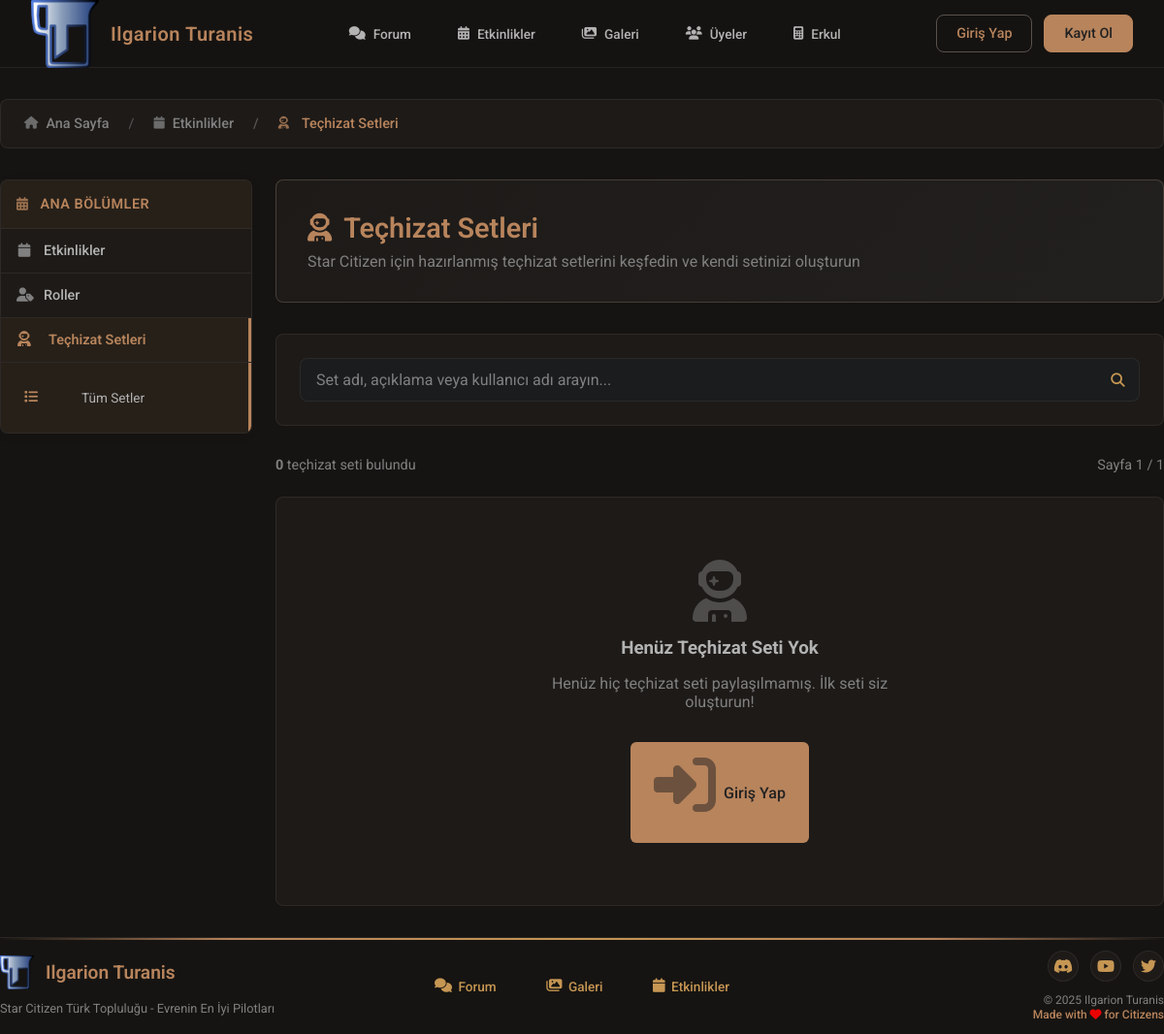
Page /events/loadouts/index.php on the earlier database version.
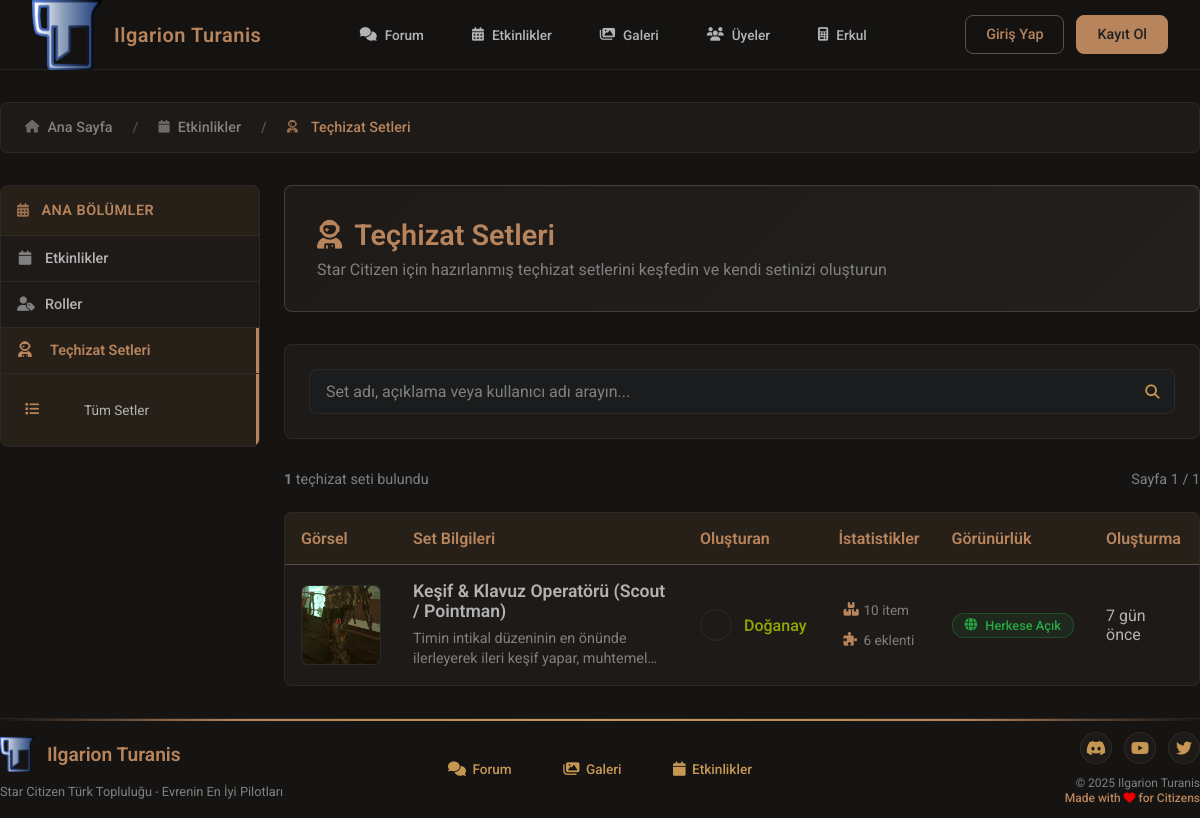
Same page on the later database version.
### tables this page shows
CREATE TABLE `loadout_sets` (
  `id` int(11) NOT NULL,
  `user_id` int(11) NOT NULL COMMENT 'Seti oluşturan veya setin atandığı kullanıcı IDsi',
  `set_name` varchar(255) NOT NULL,
  `set_description` text DEFAULT NULL,
  `set_image_path` varchar(255) DEFAULT NULL COMMENT 'Kullanıcının yüklediği komple set görseli',
  `visibility` enum('public','members_only','faction_only','private') NOT NULL DEFAULT 'private' COMMENT 'Setin görünürlük seviyesi',
  `status` enum('draft','published','archived') NOT NULL DEFAULT 'draft' COMMENT 'Setin yayın durumu',
  `created_at` timestamp NOT NULL DEFAULT current_timestamp(),
  `updated_at` timestamp NULL DEFAULT NULL ON UPDATE current_timestamp()
);

CREATE TABLE `users` (
  `id` int(11) NOT NULL,
  `username` varchar(255) NOT NULL,
  `password` varchar(255) NOT NULL,
  `email` varchar(255) NOT NULL,
  `profile_info` text DEFAULT NULL,
  `avatar_path` varchar(255) DEFAULT NULL,
  `status` enum('pending','approved','rejected','suspended') NOT NULL DEFAULT 'pending',
  `ingame_name` varchar(255) NOT NULL,
  `discord_username` varchar(255) DEFAULT NULL,
  `created_at` timestamp NOT NULL DEFAULT current_timestamp(),
  `updated_at` timestamp NOT NULL DEFAULT current_timestamp() ON UPDATE current_timestamp()
);

### events/loadouts/index.php (the view, shortened to what the rows shown need)
<?php
require_once BASE_PATH . '/src/functions/sql_security_functions.php';
require_once '../includes/events_layout.php';
$page = isset($_GET['page']) ? max(1, (int)$_GET['page']) : 1;
$per_page = 12;
$offset = ($page - 1) * $per_page;
$visibility_filter = $_GET['visibility'] ?? 'all';
$where_conditions = [];
if (!is_user_logged_in()) {
    $where_conditions[] = "ls.visibility = 'public'";
} elseif (!is_user_approved()) {
    $where_conditions[] = "ls.visibility = 'public'";
} else {
    if ($visibility_filter === 'all') {
        $where_conditions[] = "ls.visibility IN ('public', 'members_only')";
    }
}
$where_conditions[] = "ls.status = 'published'";
$where_clause = !empty($where_conditions) ? 'WHERE ' . implode(' AND ', $where_conditions) : '';
try {
    $table_check = $pdo->query("SHOW TABLES LIKE 'loadout_weapon_attachments'");
    $has_weapon_attachments_table = $table_check->rowCount() > 0;
    if ($has_weapon_attachments_table) {
        $query = "
            SELECT
                ls.*,
                u.username,
                u.avatar_path,
                (SELECT r.name FROM roles r JOIN user_roles ur ON r.id = ur.role_id WHERE ur.user_id = u.id ORDER BY r.priority ASC LIMIT 1) as primary_role_name,
                (SELECT r.color FROM roles r JOIN user_roles ur ON r.id = ur.role_id WHERE ur.user_id = u.id ORDER BY r.priority ASC LIMIT 1) as primary_role_color,
                COUNT(DISTINCT lsi.id) as item_count,
                COUNT(DISTINCT lwa.id) as attachment_count
            FROM loadout_sets ls
            LEFT JOIN users u ON ls.user_id = u.id
            LEFT JOIN loadout_set_items lsi ON ls.id = lsi.loadout_set_id
            LEFT JOIN loadout_weapon_attachments lwa ON ls.id = lwa.loadout_set_id
            $where_clause
            GROUP BY ls.id, u.username, u.avatar_path
            ORDER BY ls.created_at DESC
            LIMIT :offset, :per_page
        ";
    }
    $stmt = $pdo->prepare($query);
    $stmt->bindValue(':offset', $offset, PDO::PARAM_INT);
    $stmt->bindValue(':per_page', $per_page, PDO::PARAM_INT);
    $stmt->execute();
    $loadout_sets = $stmt->fetchAll(PDO::FETCH_ASSOC);
} catch (PDOException $e) {
    error_log("Loadouts listing error: " . $e->getMessage());
    $loadout_sets = [];
    $total_sets = 0;
    $total_pages = 0;
    $_SESSION['error_message'] = "Teçhizat setleri yüklenirken bir hata oluştu.";
}
function time_ago($datetime) {
    $time = time() - strtotime($datetime);
    if ($time < 2592000) return floor($time/86400) . ' gün önce';
    return date('d.m.Y', strtotime($datetime));
}
function get_visibility_text($visibility) {
    switch ($visibility) {
        case 'public': return 'Herkese Açık';
    }
}
function get_visibility_icon($visibility) {
    switch ($visibility) {
        case 'public': return 'fas fa-globe';
    }
}
include BASE_PATH . '/src/includes/header.php';
include BASE_PATH . '/src/includes/navbar.php';
?>
<link rel="stylesheet" href="css/loadouts.css">
<div class="page-header">
    <div class="header-content">
        <div class="header-info">
            <h1>
                <i class="fas fa-user-astronaut"></i>
                Teçhizat Setleri
            </h1>
        </div>
    </div>
</div>
<?php if (!empty($loadout_sets)): ?>
    <div class="loadouts-table-container">
        <table class="loadouts-table">
            <thead>
                <tr>
                    <th>Görsel</th>
                    <th>Set Bilgileri</th>
                    <th>Oluşturan</th>
                    <th>İstatistikler</th>
                    <th>Görünürlük</th>
                    <th>Oluşturma</th>
                </tr>
            </thead>
            <tbody>
                <?php foreach ($loadout_sets as $set): ?>
                    <tr>
                        <td>
                            <div class="set-image">
                                <?php if (!empty($set['set_image_path'])): ?>
                                    <img src="/<?= htmlspecialchars($set['set_image_path']) ?>"
                                         alt="<?= htmlspecialchars($set['set_name']) ?>"
                                         onerror="this.parentElement.innerHTML='<div class=\'set-image-placeholder\'><i class=\'fas fa-user-astronaut\'></i></div>'">
                                <?php else: ?>
                                    <div class="set-image-placeholder">
                                        <i class="fas fa-user-astronaut"></i>
                                    </div>
                                <?php endif; ?>
                            </div>
                        </td>
                        <td>
                            <div class="set-info">
                                <h3>
                                    <a href="view.php?id=<?= $set['id'] ?>">
                                        <?= htmlspecialchars($set['set_name']) ?>
                                    </a>
                                </h3>
                                <div class="set-description">
                                    <?= htmlspecialchars($set['set_description']) ?>
                                </div>
                            </div>
                        </td>
                        <td>
                            <div class="creator-info">
                                <img src="<?= !empty($set['avatar_path']) ? '/' . htmlspecialchars($set['avatar_path']) : '/assets/logo.png' ?>"
                                     alt="<?= htmlspecialchars($set['username']) ?>"
                                     class="creator-avatar"
                                     onerror="this.src='/assets/logo.png'">
                                <span class="user-link creator-name"
                                      data-user-id="<?= $set['user_id'] ?>"
                                      style="color: <?= $set['primary_role_color'] ?? '#bd912a' ?>; cursor: pointer;">
                                    <?= htmlspecialchars($set['username']) ?>
                                </span>
                            </div>
                        </td>
                        <td>
                            <div class="set-stats">
                                <div class="stat-item">
                                    <i class="fas fa-boxes"></i>
                                    <span><?= $set['item_count'] ?> item</span>
                                </div>
                                <div class="stat-item">
                                    <i class="fas fa-puzzle-piece"></i>
                                    <span><?= $set['attachment_count'] ?> eklenti</span>
                                </div>
                            </div>
                        </td>
                        <td>
                            <span class="visibility-badge visibility-<?= $set['visibility'] ?>">
                                <i class="<?= get_visibility_icon($set['visibility']) ?>"></i>
                                <?= get_visibility_text($set['visibility']) ?>
                            </span>
                        </td>
                        <td>
                            <span title="<?= date('d.m.Y H:i', strtotime($set['created_at'])) ?>">
                                <?= time_ago($set['created_at']) ?>
                            </span>
                        </td>
                    </tr>
                <?php endforeach; ?>
            </tbody>
        </table>
    </div>
<?php endif; ?>
<?php
include BASE_PATH . '/src/includes/footer.php';
?>

Differences in the rows shown:
added loadout_sets: set_image_path (picture), set_name "Keşif & Klavuz Operatörü (Scout / Pointman)", set_description "Timin intikal düzeninin en önünde ilerleyerek ileri keşif yapar,…", user.avatar_path (picture), user.username "Doğanay", item_count "10", attachment_count "6", visibility "Herkese Açık", created_at "7 gün önce"
Other differences:
$total_sets: "0" → "1"
text no longer shown: "Henüz Teçhizat Seti Yok Henüz hiç teçhizat seti paylaşılmamış. İlk seti siz oluşturun! Giriş Yap"
text now shown: "Görsel Set Bilgileri Oluşturan İstatistikler Görünürlük Oluşturma"
